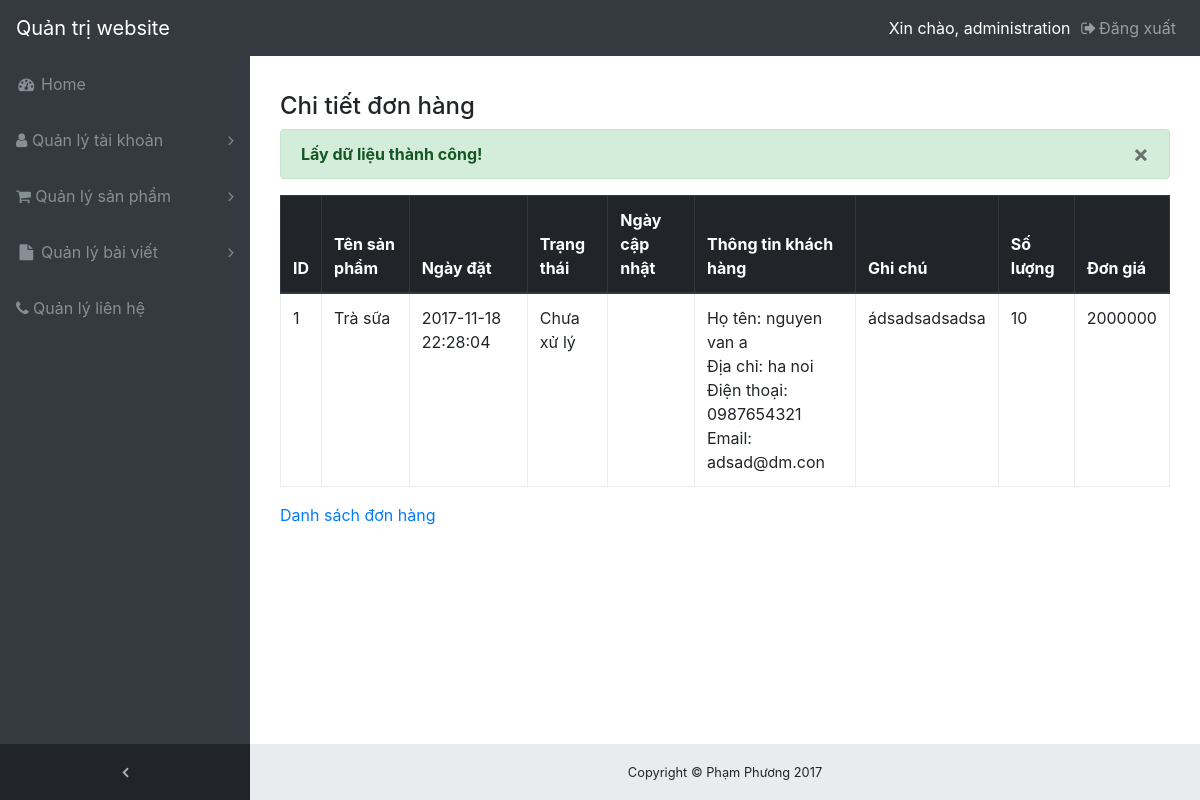
The page /index.php?controller=admin-product&action=view-order&id=1 (signed in) on the database its author committed.
### tables this page shows
CREATE TABLE `chitietdonhang` (
  `id_don_hang` int(11) NOT NULL,
  `id_san_pham` int(11) NOT NULL,
  `so_luong` int(11) NOT NULL DEFAULT '0',
  `don_gia` double NOT NULL DEFAULT '0'
);

CREATE TABLE `sanpham` (
  `id` int(11) NOT NULL,
  `ten_san_pham` varchar(200) NOT NULL,
  `mo_ta` varchar(255) DEFAULT NULL,
  `loai` varchar(100) NOT NULL,
  `gia` double NOT NULL DEFAULT '0',
  `giam_gia` double NOT NULL DEFAULT '0',
  `thanh_phan` text,
  `id_hang_sx` int(11) NOT NULL,
  `ngay_thang` TIMESTAMP DEFAULT CURRENT_TIMESTAMP,
  `hinh_anh` varchar(255) DEFAULT NULL,
  `id_tai_khoan` int(11) NOT NULL,
  `id_danh_muc` int(11) NOT NULL
);

CREATE TABLE `donhang` (
  `id` int(11) NOT NULL,
  `ngay_gio_dat` TIMESTAMP NOT NULL DEFAULT CURRENT_TIMESTAMP,
  `trang_thai` smallint(6) DEFAULT '0',
  `ngay_cap_nhat` datetime DEFAULT NULL,
  `ho_ten` varchar(50) NOT NULL,
  `dia_chi` varchar(200) DEFAULT NULL,
  `dien_thoai` varchar(15) DEFAULT NULL,
  `email` varchar(50) DEFAULT NULL,
  `ghi_chu` text
);

### Controller/AdminProductController.php (called while the page is built, shortened)
<?php
require_once app_path . '/Model/AdminProductModel.php';
function viewOrderAction(){
    $dataView = null;
    $id = $_GET['id'];
    $list   = SelectOneOrderView($id);
    if (is_array($list)) {
        $dataView['data']        = $list;
        $dataView['msg']         = 'Lấy dữ liệu thành công!';
    } else {
        $dataView['msg'] = $list;
    }
    renderView($dataView);
}
?>

### Model/AdminProductModel.php (called while the page is built, shortened)
<?php
function SelectOneOrderView($id_don_hang){
    $sql = "SELECT id_don_hang,sanpham.ten_san_pham,donhang.ngay_gio_dat,donhang.trang_thai,donhang.ngay_cap_nhat,donhang.ho_ten,donhang.dia_chi,donhang.dien_thoai,donhang.email,donhang.ghi_chu,chitietdonhang.so_luong,chitietdonhang.don_gia
            FROM donhang,sanpham,chitietdonhang
            WHERE chitietdonhang.id_don_hang = donhang.id
            AND chitietdonhang.id_san_pham = sanpham.id
            AND
            id_don_hang = $id_don_hang";
    $res = mysqli_query($GLOBALS['conn'],$sql);
    if(mysqli_num_rows($res)==1){
        $row = mysqli_fetch_assoc($res);
        return $row;
    }
    else{
        return 'Không tồn tại đơn hàng có id là '.$id_don_hang;
    }
}
?>

### View/admin-product/view-order.phtml (the view)
<div class="container-fluid">
    <h4 class="margin-top-20">Chi tiết đơn hàng</h4>
    <div class="alert alert-success alert-dismissable fade show">
        <button type="button" class="close" data-dismiss="alert">&times;</button>
        <?php
        if (!empty($data['msg'])) {
            echo '<b>' . $data['msg'] . "</b>";
        }
        ?>
    </div>
    <div class="table-responsive">
        <table class="table table-bordered table-hover">
            <thead class="thead-dark">
            <th>ID</th>
            <th>Tên sản phẩm</th>
            <th>Ngày đặt</th>
            <th>Trạng thái</th>
            <th>Ngày cập nhật</th>
            <th>Thông tin khách hàng</th>
            <th>Ghi chú</th>
            <th>Số lượng</th>
            <th>Đơn giá</th>
            </thead>
            <?php
            $row = $data['data'];
            $trangthai ='';
            if(isset($row['trang_thai'])){
                if($row['trang_thai'] == 0){
                    $trangthai = 'Chưa xử lý';
                }
                else
                    if($row['trang_thai'] == 1){
                        $trangthai = 'Đã xử lý';
                    }
                    else
                        if($row['trang_thai'] == -1){
                            $trangthai = 'Đã hủy';
                        }}
                        ?>
                <tr>
                    <td><?php echo $row['id_don_hang']; ?></td>
                    <td><?php echo $row['ten_san_pham']; ?></td>
                    <td><?php echo $row['ngay_gio_dat']; ?></td>
                    <td><?php echo $trangthai; ?></td>
                    <td><?php echo $row['ngay_cap_nhat']; ?></td>
                    <td>
                        <span>Họ tên: <?php echo $row['ho_ten']; ?></span><br>
                        <span>Địa chỉ: <?php echo $row['dia_chi']; ?></span><br>
                        <span>Điện thoại: <?php echo $row['dien_thoai']; ?></span><br>
                        <span>Email: <?php echo $row['email']; ?></span>
                    </td>
                    <td><?php echo $row['ghi_chu']; ?></td>
                    <td><?php echo $row['so_luong']; ?></td>
                    <td><?php echo $row['don_gia']; ?></td>
                </tr>
        </table>
    </div>
    <a href="?controller=admin-product&action=list-order">Danh sách đơn hàng</a>
</div>

### public/backend/css/style.css (style rules this page uses)
.margin-top-20 { margin-top: 20px; }
body { margin: 0px; padding: 0px; }
a { color:#8cc63f; }

### public/backend/css/sb-admin.css (style rules this page uses)
html { position: relative; min-height: 100%; }
body { overflow-x: hidden; }
body.sticky-footer { margin-bottom: 56px; }
body.fixed-nav { padding-top: 56px; }

### rows shown on the page
chitietdonhang: id_don_hang "1", id_san_pham.ten_san_pham "Trà sữa", id_don_hang.ngay_gio_dat "2017-11-18 22:28:04", id_don_hang.trang_thai "Chưa xử lý", id_don_hang.ho_ten "nguyen van a", id_don_hang.dia_chi "ha noi", id_don_hang.dien_thoai "0987654321", id_don_hang.email "adsad@dm.con", id_don_hang.ghi_chu "ádsadsadsadsa", so_luong "10", don_gia "2000000"

### other values the page prints
$data['msg'] "Lấy dữ liệu thành công!"
